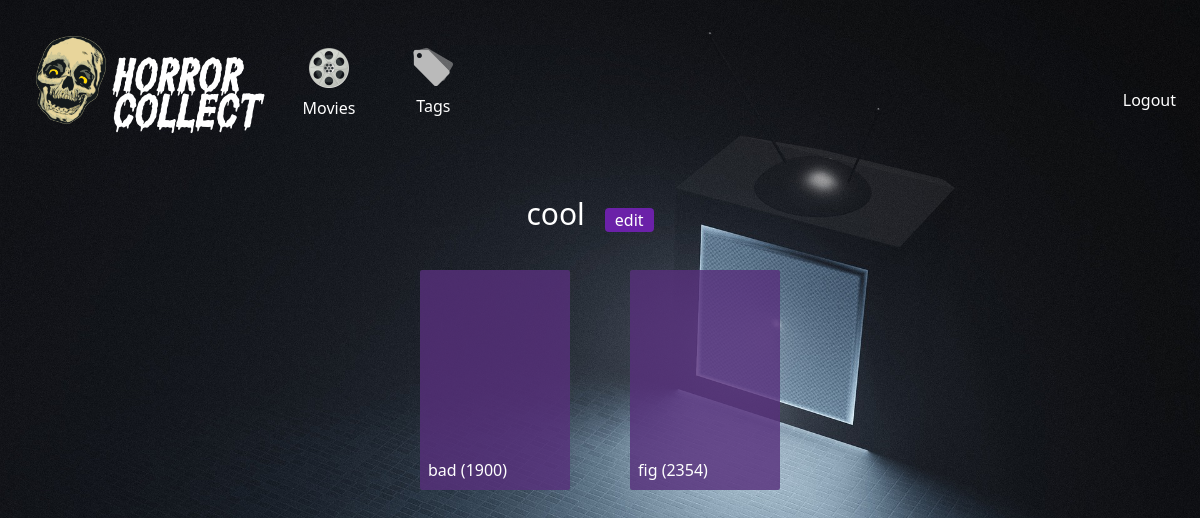
Page /tags/3 (signed in) on the earlier database version.
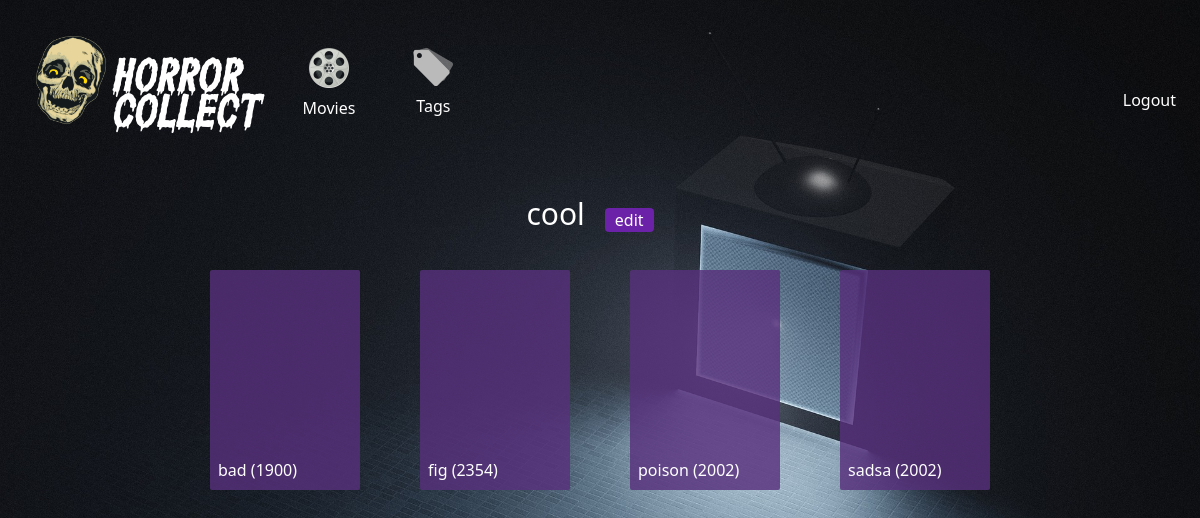
Same page on the later database version.
### app/models.py (models this page shows)
class Tag(db.Model):
  id = db.Column(db.Integer, primary_key=True)
  name = db.Column(db.String(255), nullable=False)
  user_id = db.Column(db.Integer, db.ForeignKey('user.id'), nullable=False)
  user = db.relationship('User', back_populates='tags')
  movies = db.relationship('Movie', secondary='movie_tags', back_populates='tags')

class Movie(db.Model):
  id = db.Column(db.Integer, primary_key=True)
  title = db.Column(db.String(255), nullable=False)
  release_year = db.Column(db.String(4))
  user_id = db.Column(db.Integer, db.ForeignKey('user.id'), nullable=False)
  user = db.relationship('User', back_populates='movies')
  tags = db.relationship('Tag', secondary='movie_tags', back_populates='movies')

### app/controllers/tags.py (the view)
@tags.route('/tags/<id>', methods=['GET'])
@login_required
def show(id):
  tag = Tag.query.get(id)
  if tag in current_user.tags:
    return render_template('tags/show.html', tag=tag)
  else:
    flash('that is not yours')
    return redirect(url_for('tags.index'))

### app/__init__.py (called while the page is built)
@login_manager.user_loader
def load_user(user_id):
    return User.query.get(int(user_id))

### app/templates/tags/show.html
{% extends 'layouts/base.html' %} {% block content %}
<main>
  <div class="flex flex-row w-full justify-center items-end">
    <p class="title text-3xl w-fit">{{ tag.name }}</p>
    <a class="button bg-purple-800 my-0" href="{{ url_for('tags.edit', id=tag.id) }}">edit</a>
  </div>
  <div class="gallery">
    {% for movie in tag.movies %}
      <a
        href="{{ url_for('movies.show', id=movie.id) }}"
        class="movie">
        <p class="">{{ movie.title }} ({{ movie.release_year }})</p>
      </a>
    {% endfor %}
  </div>
</main>
{% endblock %}

### app/templates/layouts/base.html (shortened to what this page needs)
<!DOCTYPE html>
<html>
  <head>
    <script src="https://cdn.tailwindcss.com"></script>
    <link rel="stylesheet" href="/static/style.css" />
  </head>
  <body class="bg-[url('/static/images/tv.jpg')] bg-cover bg-fixed text-white">
    {% include "partials/header.html" %}
  {% block content %}{% endblock %}
  </body>
</html>

### app/templates/partials/header.html (shortened to what this page needs)
<div class="w-full flex flex-row items-end justify-between p-4">
    <div class="flex flex-row items-end flex-wrap justify-start">
      <a
      class="text-3xl font-['horrorFont'] flex flex-row items-end mx-3"
      href="{{ url_for('main.index') }}"
    >
      <img class="w-[70px] m-2" src="/static/images/cackle.png" />
      <p>Horror <br />Collect</p>
    </a>
      <div class="flex flex-row justify-center mt-7">
        <a class="nav-item" href="{{ url_for('movies.index') }}">
          <img class="w-[40px]" src="/static/images/reel.png" />
          <p class="my-2">Movies</p>
        </a>
        <a class="nav-item" href="{{ url_for('tags.index') }}">
          <img class="w-[40px]" src="/static/images/tag.png" />
          <p class="my-2">Tags</p>
        </a>
      </div>
    </div>
    <div class="log hover:bg-slate-500/60 px-2 py-1 mb-4 rounded-sm">
       {% if current_user.is_authenticated %}
      <a href="{{ url_for('auth.logout') }}" class="navbar-item"> Logout </a>
      {% endif %}
    </div>
</div>

### app/static/style.css (style rules this page uses)
.nav-item { display: flex; flex-direction: column; align-items: center; margin: 0px 20px; padding: 4px 9px; }
.movie { margin: 30px; border-radius: 2px; background-color: rgba(87, 48, 124, 0.816); width: 150px; height: 220px; padding: 8px; display: flex; align-items: end; }
.button { padding: 0px 10px; background-color: rgb(0, 97, 146); border-radius: 4px; margin: 20px; color: white; height: fit-content; }
.title { font-size: 25px; width: 100%; text-align: center; }
.gallery { display:flex; flex-direction: row; justify-content: left; flex-wrap: wrap; margin: 1vh 0; }
main { max-width: 1400px; display:flex; flex-direction: column; margin: 3rem 5rem; align-items: center; }

Differences in the rows shown:
now on this page (row unchanged): Movie: title "poison", release_year "2002"
added Movie: title "sadsa", release_year "2002"
